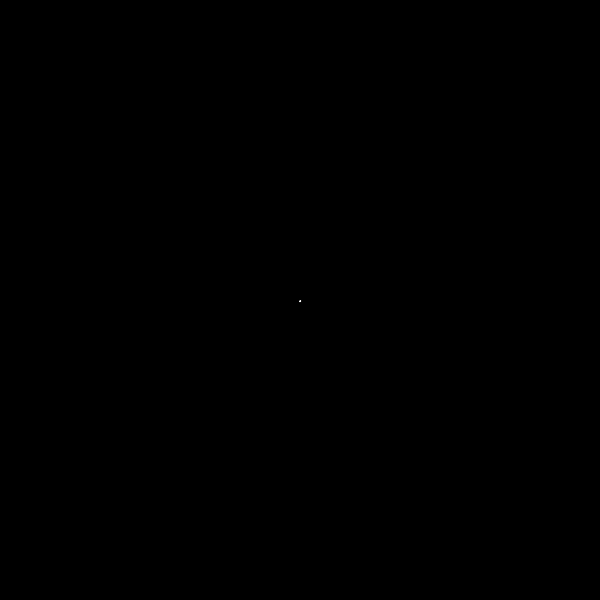
Frame 1 (no input)
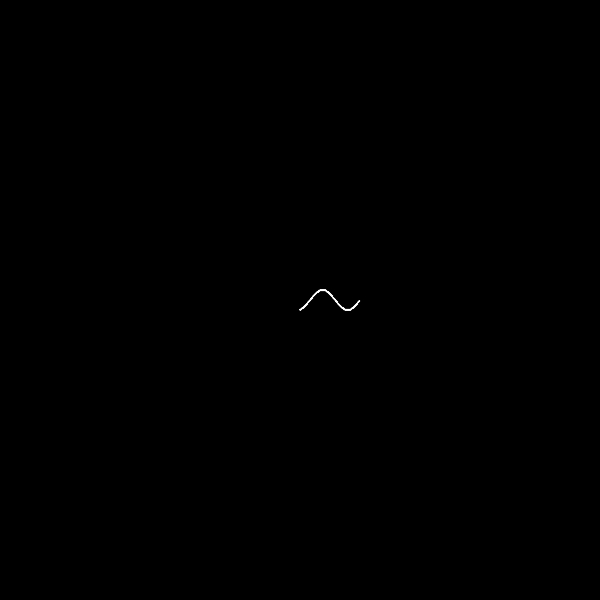
Frame 60 (the mouse pressed at the canvas centre just before this capture)
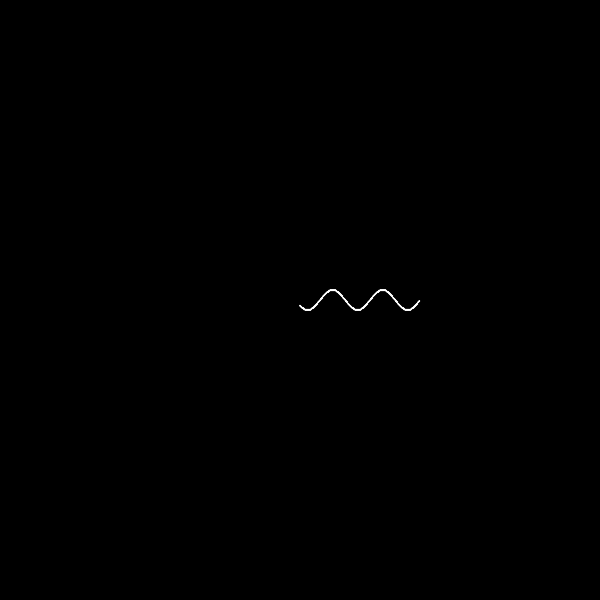
Frame 120 (the mouse held since frame 60 and released just before this capture)

The Processing sketch that drew these frames (run headless with seeded random() and noise(); from frame 60 on, the mouse is pressed at the canvas centre):

// Processing sketch: maxwell
// ── maxwell.pde
ArrayList<Particle> particles;

Particle electron;

float[] elecPos = {0,0};

int numberOfParticles = 1;

float dt = 1;

void setup() {
  size(600,600);
  particles = new ArrayList<Particle>();
  
  electron = new Particle();
  electron.xPos = elecPos[0];
  electron.yPos = elecPos[1];
}

void draw() {
  background(0);
  translate(width/2,height/2);
//  electron.xPos = 10*cos(2*PI*(float)frameCount/79);
  electron.yPos = 10*sin(2*PI*(float)frameCount/50);
  createParticles();
  drawParticles();
  updateParticlePostitions();
  pruneSize();
}

void pruneSize() {
  if (particles.size() > 100000) {
    //particles.removeRange(0,100);
  }
}

void drawParticles() {
  stroke(255,255,255,255);
  fill(255);
  for (int i = 0; i < particles.size(); i++) {
    ellipse(particles.get(i).xPos,particles.get(i).yPos,1,1); 
  }
}

void createParticles() {
  for (int i = 0; i < numberOfParticles; i++) {
    float xs = cos(2*PI*(float)i/numberOfParticles);
    float ys = sin(2*PI*(float)i/numberOfParticles);
    particles.add(new Particle(xs, ys, electron.xPos, electron.yPos));
  }
}

void updateParticlePostitions() {
  for (int i = 0; i < particles.size(); i++) {
    float xp = particles.get(i).xPos;
    float yp = particles.get(i).yPos;
    float xs = particles.get(i).xSpeed;
    float ys = particles.get(i).ySpeed;
    particles.get(i).xPos = xp + dt*xs;
    particles.get(i).yPos = yp + dt*ys;
  }
}

class Particle {
  
  float xSpeed;
  float ySpeed;
  
  float xPos;
  float yPos;
  
  Particle() {
  }
  
  Particle(float xs, float ys, float xp, float yp) {
     xSpeed = xs;
     ySpeed = ys;
     xPos = xp;
     yPos = yp;
  }
}
